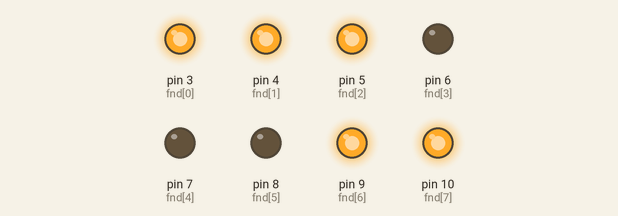
The sketch below on a simulated Arduino Uno, built with avr-gcc and run on an emulated ATmega328P. Shown: output pins drawn as LEDs (lit = HIGH).

Above: at 0.5 s.
At 1.5 s:
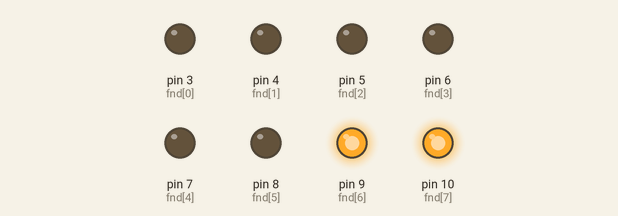
At 2.5 s:
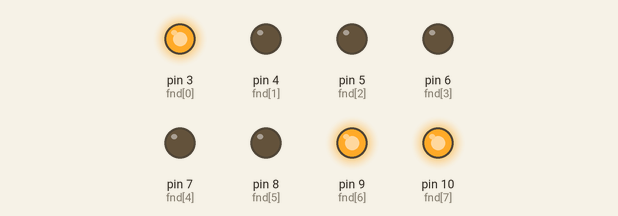
At 3.5 s:
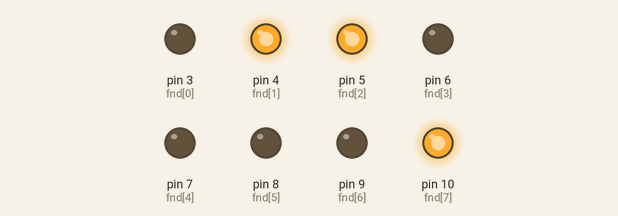
Timing chart, 0 to 4.6 s (numbered marks = the images above):
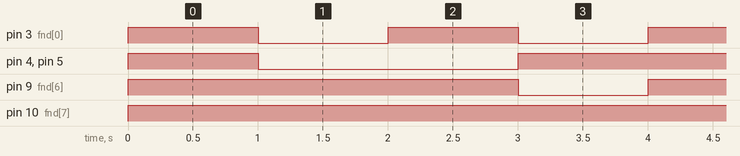

Measured:
- by itself, pin 3 (fnd[0]): alternates HIGH for 1.0 s and LOW for 1.0 s
- by itself, pin 4 (fnd[1]), pin 5 (fnd[2]): repeats every 4.0 s: LOW 2.0 s, HIGH 2.0 s
- by itself, pin 9 (fnd[6]): alternates HIGH for 3.0 s and LOW for 1.0 s
- by itself, pin 10 (fnd[7]): LOW → HIGH at 0.00 s

The sketch:

Basic_7Segment.ino
```cpp
int fnd[] = {3, 4, 5, 6, 7, 8, 9, 10};

int love[4][8] = { {1, 1, 1, 0, 0, 0, 1, 1}, // L
                {0, 0, 0, 0, 0, 0, 1, 1},    // O
                {1, 0, 0, 0, 0, 0, 1, 1},    // V
                {0, 1, 1, 0, 0, 0, 0, 1},    // E
                };
void setup() {
  for(int i=0; i<8; i++)
    pinMode(fnd[i], OUTPUT);
}

void loop() {
  for(int i=0; i<4; i++)
  {
    for(int j=0; j<8; j++)
    {
      digitalWrite(fnd[j], love[i][j]);
    }
    delay(1000);
  }
}

//기본적으로 LED모듈이 여러개 있는것과 동일한 형태
```
